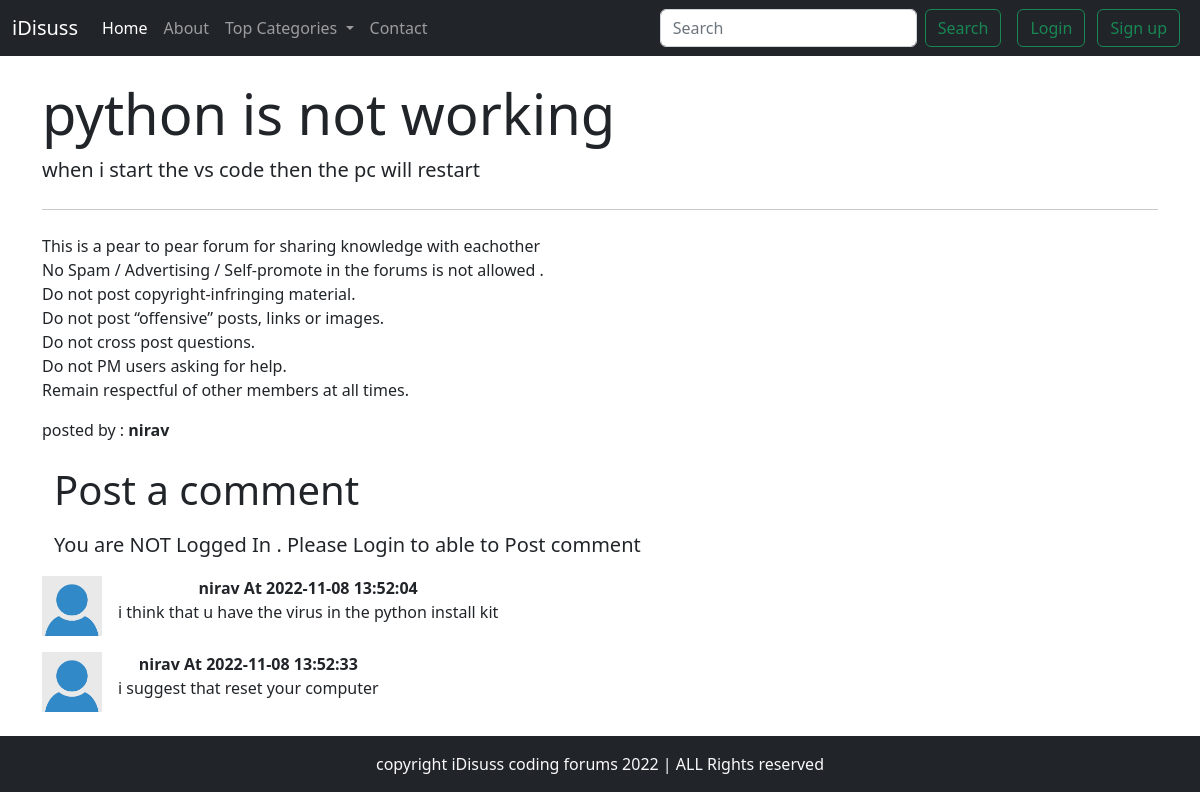
The app's page /thread.php?threadid=1 with its own data.
### tables this page shows
CREATE TABLE `threads` (
  `thread_id` int(7) NOT NULL,
  `thread_title` varchar(255) NOT NULL,
  `thread_desc` text NOT NULL,
  `thread_cat_id` int(7) NOT NULL,
  `thread_user_id` int(7) NOT NULL,
  `timestamp` datetime NOT NULL DEFAULT current_timestamp()
);

CREATE TABLE `users` (
  `sno` int(8) NOT NULL,
  `user_email` varchar(30) NOT NULL,
  `user_pass` varchar(255) NOT NULL,
  `timestamp` datetime NOT NULL DEFAULT current_timestamp()
);

CREATE TABLE `comments` (
  `comment_id` int(8) NOT NULL,
  `comment_content` text NOT NULL,
  `thread_id` int(8) NOT NULL,
  `comment_by` int(8) NOT NULL,
  `comment_time` datetime NOT NULL DEFAULT current_timestamp()
);

### thread.php (the view, shortened to what this page needs)
<!doctype html>
<html lang="en">
<head>
    <link href="https://cdn.jsdelivr.net/npm/bootstrap@5.2.0-beta1/dist/css/bootstrap.min.css" rel="stylesheet"
>
</head>
<body>
    <?php include 'partials/_header.php' ?>
    <?php include 'partials/_dbconnect.php' ?>
    <?php
    $id = $_GET['threadid'];
    $sql = "SELECT * FROM `threads` WHERE thread_id = $id";
    $result = mysqli_query($conn, $sql);
        while($row = mysqli_fetch_assoc($result))
        {
            $title = $row['thread_title'];
            $desc = $row['thread_desc'];
            $thread_user_id = $row['thread_user_id'];
            $sql2 = "SELECT user_email FROM `users` WHERE sno='$thread_user_id'";
            $result2 = mysqli_query($conn, $sql2);
            $row2 = mysqli_fetch_assoc($result2);
            $posted_by = $row2['user_email'];
        }
    ?>
    <div class="container my-4">
        <div class="jumbotron">
            <h1 class="display-4"><?php echo $title;?> </h1>
            <p class="lead">
                <?php echo  $desc; ?>
            </p>
            <hr class="my-4">
            <p>This is a pear to pear forum for sharing knowledge with eachother<br>
                No Spam / Advertising / Self-promote in the forums is not allowed . <br>
                Do not post copyright-infringing material.<br>
                Do not post “offensive” posts, links or images.<br>
                Do not cross post questions. <br>
                Do not PM users asking for help. <br>
                Remain respectful of other members at all times.<br>
            </p>
            <p> posted by : <b> <?php echo $posted_by;?></b></p>
        </div>
        <?php
        if(isset($_SESSION['loggedin']) && $_SESSION['loggedin'] == true)
        {
            echo '
            <div class="container">
            <h1 class="py-2">Post a comment </h1>
        </div>
        <div class="container">
                <form action="'.$_SERVER["REQUEST_URI"].'" method="POST">
        <div class="form-floating">
            <textarea class="form-control" placeholder="textarea" id="comment" name="comment"></textarea>
            <label for="floatingTextarea form-lable">Type Your comment</label>
            <input type ="hidden" name ="sno" value="'.$_SESSION["sno"].'">
        </div>
        <button type="submit" class="btn btn-success">Post comment</button>
        </form>
    </div>';
    }
    else{
    echo '
    <div class="container">
        <h1 class="py-2">Post a comment</h1>
        <p class="lead">
            You are NOT Logged In . Please Login to able to Post comment
        </p>';
    }
    ?>
    </div>
    <?php
                $id = $_GET['threadid'];
                $sql = "SELECT * FROM `comments` WHERE thread_id = $id";
                $result = mysqli_query($conn, $sql);
                while($row = mysqli_fetch_assoc($result))
                {
                    $content = $row['comment_content'];
                    $comment_time = $row['comment_time'];
                    $thread_userid = $row['comment_by'];
                    $sql2 = "SELECT user_email FROM `users` WHERE sno= '$thread_userid'";
                    $result2 = mysqli_query($conn, $sql2);
                    $row2 = mysqli_fetch_assoc($result2);
                    echo '<div class="d-flex my-3 text-center">
                            <div class="flex-shrink-0">
                                <img src="img/default_user.png" width="60px" alt="user image ">
                            </div>
                            <div class="flex-grow-0 ms-3">
                                <p class="font-weight-bold my-0"><b>'.$row2['user_email'].' At '.$comment_time.'</b></p>
                                '.$content.'
                            </div>
                        </div>';
                }
            ?>
</div>
    <?php include 'partials/_footer.php'?>
</body>
</html>

### partials/_header.php (shortened to what this page needs)
<?php
echo  '<nav class="navbar navbar-expand-lg navbar-dark bg-dark">
<div class="container-fluid">
  <a class="navbar-brand" href="#">iDisuss</a>
  <button class="navbar-toggler" type="button" data-bs-toggle="collapse" data-bs-target="#navbarSupportedContent" aria-controls="navbarSupportedContent" aria-expanded="false" aria-label="Toggle navigation">
    <span class="navbar-toggler-icon"></span>
  </button>
  <div class="collapse navbar-collapse" id="navbarSupportedContent">
    <ul class="navbar-nav me-auto mb-2 mb-lg-0">
      <li class="nav-item">
        <a class="nav-link active" aria-current="page" href="../forum/index.php">Home</a>
      </li>
      <li class="nav-item">
        <a class="nav-link" href="../forum/about.php">About</a>
      </li>
      <li class="nav-item dropdown">
        <a class="nav-link dropdown-toggle" href="#" id="navbarDropdown" role="button" data-bs-toggle="dropdown" aria-expanded="false">
          Top Categories
        </a>
        <ul class="dropdown-menu" aria-labelledby="navbarDropdown">';
          echo '</ul>
      </li>
      <li class="nav-item">
        <a class="nav-link " href="../forum/contact.php">Contact</a>
      </li>
    </ul>';
    if(isset($_SESSION['loggedin']) && $_SESSION['loggedin'] == true)
    {
      echo '<form class="d-flex" role="search" action="search.php" method="get">
      <input class="form-control me-2" type="search" name="search" placeholder="Search" aria-label="Search">
      <button class="btn btn-outline-success" type="submit">Search</button>
      </form>';
      echo '<p class="text-light my-0 mx-2">Welcome  '.$_SESSION['useremail'].'</p>';
      echo '<a href="partials/_logout.php" class="btn btn-outline-success ">LogOut</a>';
    }
    else
    {
      echo '
      <form class="d-flex" role="search" action="search.php" method="get">
      <input class="form-control me-2" type="search" name="search" placeholder="Search" aria-label="Search">
      <button class="btn btn-outline-success" type="submit">Search</button>
      </form>
      <div class="mx-2">
      <button class="btn btn-outline-success mx-2" data-bs-toggle="modal" data-bs-target="#loginModal" >Login</button>
      <button class="btn btn-outline-success " data-bs-toggle="modal" data-bs-target="#signupModal" >Sign up</button>';
    }
    echo '</div>
    </div>
</div>
</nav>';
?>

### partials/_footer.php
<div class="container-fluid bg-dark text-light">
    <p class="text-center mb-0 py-3">
        copyright iDisuss coding forums 2022 | ALL Rights reserved
    </p>
</div>

### records on screen
threads: thread_title "python is not working", thread_desc "when i start the vs code then the pc will restart"
users: user_email "nirav"
comments: users.user_email "nirav", comment_time "2022-11-08 13:52:04", comment_content "i think that u have the virus in the python install kit"
comments: users.user_email "nirav", comment_time "2022-11-08 13:52:33", comment_content "i suggest that reset your computer"
